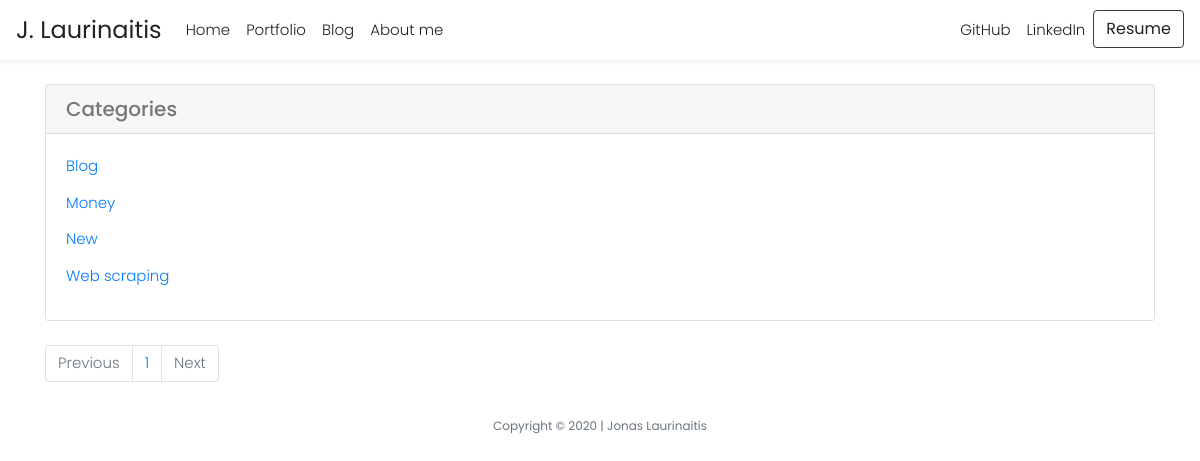
The app's page /posts/categories/, older data.
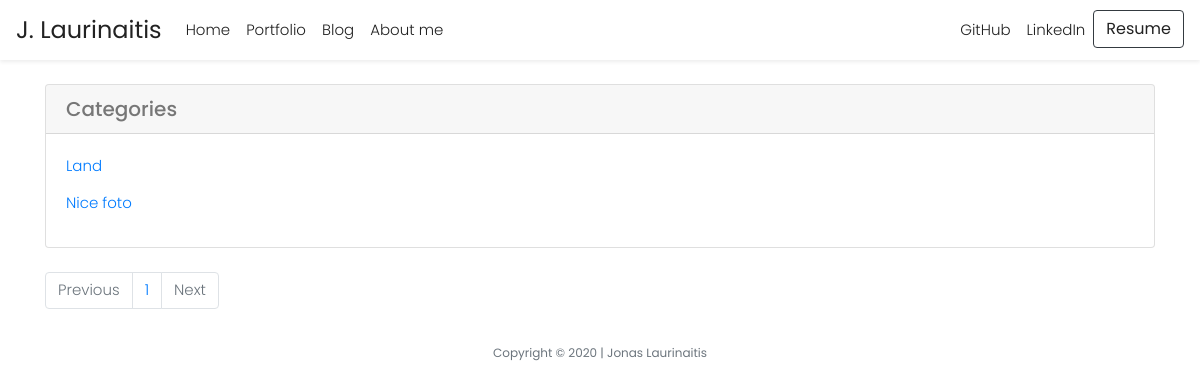
The same page, newer data.
### models.py (models this page shows, shortened)
class Tag(db.Model):
    id = db.Column(db.Integer, primary_key=True)
    name = db.Column(db.String(64))
    slug = db.Column(db.String(64), unique=True)

### entries/blueprint.py (the view)
@entries.route('/categories/')
def tag_index():
    tags = Tag.query.order_by(Tag.name.asc())
    return object_list('entries/tag_index.html', tags, title= "Blog Categories")

### helpers.py (called while the page is built)
def object_list(template_name, query, paginate_by=20, **context):
    page = request.args.get('page')
    if page and page.isdigit():
        page = int(page)
    else:
        page = 1
    object_list = query.paginate(page, paginate_by)
    return render_template(template_name, object_list=object_list, **context)

### entries/templates/entries/tag_index.html
{% extends "layout.html" %}
{% block main %}
<div class="container">
  <div class="row">
    <div class="col-12">
      <div class="card my-4">
        <h5 class="card-header">Categories</h5>
        <div class="card-body">
          <ul class="list-unstyled mb-0">
            {% for tag in object_list.items %}
            <li class="card-title"><a href="{{ url_for('entries.tag_detail', slug=tag.slug)
                            }}">{{ tag.name }}</a></li>
            {% endfor %}
          </ul>
        </div>
      </div>
      {% include "includes/_page_links.html" %}
    </div>
  </div>
</div>
{% endblock %}

### templates/layout.html (shortened to what this page needs)
<!doctype html>
<html lang="en">
<head>
  <link rel="stylesheet" type="text/css" href="{{ url_for('static', filename='/styles/bootstrap.min.css') }}">
  <link rel="stylesheet" type="text/css" href="{{ url_for('static', filename='/styles/main.css') }}">
</head>
<body>
  {% include 'includes/_navbar.html' %}
  <main>
    {% block main %}{% endblock %}
  </main>
  <footer class="small text-center text-muted mt-auto py-3">
    <p class="copyright m-0">Copyright &copy; 2020 | Jonas Laurinaitis</p>
  </footer>
</body>
</html>

### templates/includes/_navbar.html (shortened to what this page needs)
<nav id="nav" class="navbar navbar-expand-md sticky-top">
    <a id="logo" class="navbar-brand" href="{{ url_for('index') }}">J. Laurinaitis</a>
    <div class="collapse navbar-collapse" id="navbarNav">
      <ul class="navbar-nav">
        <li class="nav-item active">
          <a class="nav-link" href="{{ url_for('index') }}">Home</a>
        </li>
        <li class="nav-item">
          <a class="nav-link" href="#">Portfolio</a>
        </li>
        <li class="nav-item">
          <a class="nav-link" href="{{ url_for('entries.index') }}">Blog</a>
        </li>
        <li class="nav-item">
          <a class="nav-link" href="{{ url_for('about') }}">About me</a>
        </li>
      </ul>
      <ul class="navbar-nav ml-auto">
        <li class="nav-item">
          <a target="_blank" class="nav-link" id="" href="https://github.com/JonasLauri">GitHub</a>
        </li>
        <li class="nav-item">
          <a target="_blank" class="nav-link" id="" href="https://www.linkedin.com/in/jonaslaurinaitis/">LinkedIn</a>
        </li>
        <li class="nav-item">
          <a target="_blank" class="btn btn-outline-dark" role="button" id="resumeBtn"
            href="#">Resume</a>
        </li>
      </ul>
    </div>
  </nav>

### templates/includes/_page_links.html
<ul class="pagination">
  <li {% if not object_list.has_prev %} class="page-item disabled" {% endif %} {% if object_list.has_prev %} class="page-item" {% endif %}>
    {% if not object_list.has_prev %}
    <a class="page-link" href="./?page={{ object_list.prev_num }}">Previous</a>
    {% else %}
    <a class="page-link" href="#">Previous</a>
    {% endif %}
  </li>
  {% for page in object_list.iter_pages() %}
    <li class="page-item">
      {% if page %}
        <a class="page-link" {% if page == object_list.page %} class="active" {% endif %}
          href="./?page={{ page }}">{{ page }}</a>
      {% else %}
        <a class="page-link" class="disabled">...</a>
      {% endif%}
    </li>
  {% endfor %}
  <li {% if not object_list.has_next %} class="page-item disabled" {% endif %} {% if object_list.has_next %} class="page-item" {% endif %}>
    {% if object_list.has_next %}
    <a class="page-link" href="./?page={{ object_list.next_num }}">Next</a>
    {% else %}
    <a class="page-link" href="#">Next</a>
    {% endif %}
  </li>
</ul>

### static/styles/main.css (style rules this page uses)
body { background-color: #ffffff; color: #777777; font-family: "Poppins", serif; font-size: 15px; font-weight: 300; line-height: 1.625em; position: relative; }
#nav { background-color: #ffffff; padding-top: 10px; padding-bottom: 10px; -webkit-box-shadow: 0 0.125rem 0.25rem rgba(0, 0, 0, 0.075) !important; box-shadow: 0 0.125rem 0.25rem rgba(0, 0, 0, 0.075) !important; }
#nav a { text-decoration: none; color: #222222; }
#nav #logo { font-family: "Poppins", sans-serif; font-size: 24px; font-weight: 400; }

Row changes from the older to the newer data that the page shows:
removed Tag: name "Blog"
removed Tag: name "Money"
removed Tag: name "New"
removed Tag: name "Web scraping"
added Tag: name "Land"
added Tag: name "Nice foto"
